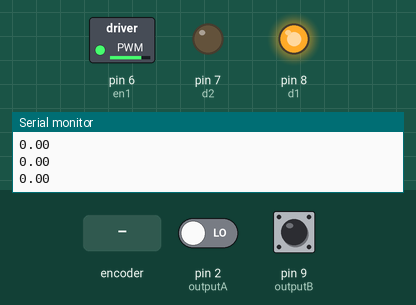
Recording of a sketch running on a simulated Arduino Uno, built with avr-gcc and run on an emulated ATmega328P. On the bench: switched loads named in the sketch (green lamp = pin HIGH), output pins drawn as LEDs (lit = HIGH), the last lines printed to the serial monitor. Inputs (shaded band) come from the test bench; at power-on: pin 2 (outputA) LOW, pin 9 (outputB) HIGH.

Above: at 0.15 s.
At 1.2 s:
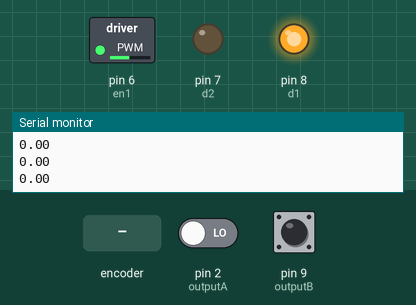
1.3 s: rotary encoder on pin 2 (outputA) / pin 9 (outputB) turned 1 step (first pin leading)
At 7.1 s:
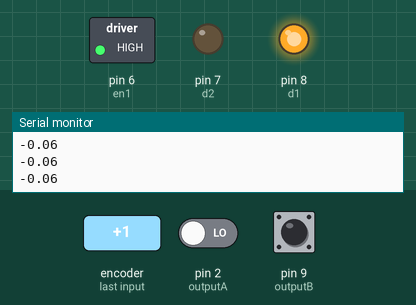
Timing chart, 0 to 8.6 s (numbered marks = the images above; inputs shaded):
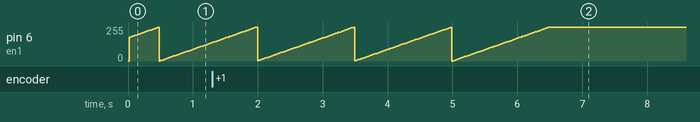

Measured:
- by itself, pin 6 (en1): ramps from 0/255 to 255/255 and jumps back, once every 1.5 s

The sketch:

motor_position_control.ino
```cpp
// Pin Allocation

int outputA = 2 ; // interrupt encoder
int outputB = 9 ; // direction encoder

int en1 = 6 ;     // motor enable-pwm
int d2 = 7 ;      // motor direction
int d1 = 8 ;      // motor direction

// Position Parameters

int encoder_pulse ;
float motor_degree ;

// Controller Variables

float Kp = 2.5 ;
float Ki = 1.0 ;
float Kd = 0.1 ;

float Frequency  = 50 ;
float Ts = 1/Frequency ;

float control_output = 0 ;
float control_output_1 = 0 ;
float control_output_2 = 0 ;

float error = 0 ;
float error_1 = 0 ;
float error_2 = 0 ;

float angle_setpoint = 170 ;

float A ;
float B ;
float C ;

void setup()
{
  Serial.begin (9600) ;

  pinMode(d1, OUTPUT) ;
  pinMode(d2, OUTPUT) ;
  pinMode(en1, OUTPUT) ;

  pinMode (outputA,INPUT) ;
  pinMode (outputB,INPUT) ;

  attachInterrupt(digitalPinToInterrupt(outputA), encoder, RISING) ;  // go to encoder function when there is a rising at outputA

// Timer1 Initialization

  cli() ;
  TCCR1A = 0 ;
  TCCR1B = 0 ;
  TCNT1  = 0 ;
  OCR1A = 311.5 ;
  TCCR1B |= (1 << WGM12) ;
  TCCR1B |= (1 << CS12) | (1 << CS10) ;
  TIMSK1 |= (1 << OCIE1A) ;
  sei() ;

  A =  Kp + Ki*Ts/2 + Kd/Ts ;
  B = -Kp + Ki*Ts/2 - 2*Kd/Ts ;
  C =  Kd/Ts ;

}

void loop()
{
Serial.println(motor_degree) ;
}

void encoder()
{
  if (digitalRead(outputB) == 1) {
       encoder_pulse ++ ; //cw
 }
  else {
       encoder_pulse -- ; //ccw
 }

   motor_degree = encoder_pulse*(360.0/6533.0) ;
}

ISR(TIMER1_COMPA_vect)
{

  error = angle_setpoint - motor_degree ;
  control_output = control_output_1 + A*error + B*error_1 + C*error_2 ;   // PID Controller

  // Update Variable
  control_output_1 = control_output ;
  error_2 = error_1 ;
  error_1 = error ;

  if (control_output>=255) {
    control_output = 255 ;
}

  if (error<0) {
    digitalWrite(d1,LOW) ;
    digitalWrite(d2, HIGH) ;
    analogWrite(en1, control_output) ;
 }

  else if (error>=0) {
    digitalWrite(d1, HIGH) ;
    digitalWrite(d2, LOW) ;
    analogWrite(en1, control_output) ;

 }
}
```
